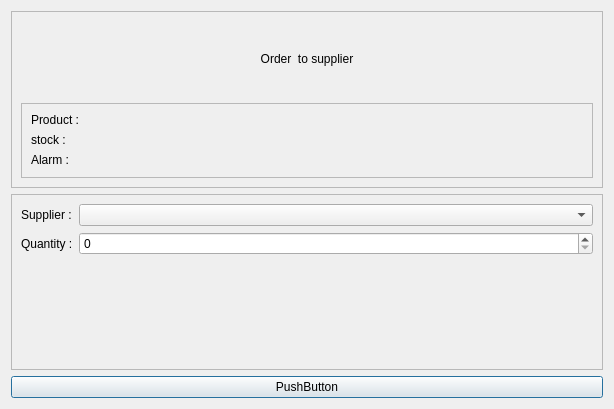
<?xml version="1.0" encoding="UTF-8"?>
<ui version="4.0">
 <class>SupplierOrderDialog</class>
 <widget class="QDialog" name="SupplierOrderDialog">
  <property name="geometry">
   <rect>
    <x>0</x>
    <y>0</y>
    <width>614</width>
    <height>409</height>
   </rect>
  </property>
  <property name="windowTitle">
   <string>Dialog</string>
  </property>
  <layout class="QVBoxLayout" name="verticalLayout">
   <item>
    <widget class="QFrame" name="frame_information">
     <property name="frameShape">
      <enum>QFrame::StyledPanel</enum>
     </property>
     <property name="frameShadow">
      <enum>QFrame::Raised</enum>
     </property>
     <layout class="QVBoxLayout" name="verticalLayout_2">
      <item>
       <widget class="QLabel" name="label_title">
        <property name="text">
         <string>Order  to supplier</string>
        </property>
        <property name="alignment">
         <set>Qt::AlignCenter</set>
        </property>
       </widget>
      </item>
      <item>
       <widget class="QFrame" name="frame">
        <property name="frameShape">
         <enum>QFrame::StyledPanel</enum>
        </property>
        <property name="frameShadow">
         <enum>QFrame::Raised</enum>
        </property>
        <layout class="QFormLayout" name="formLayout_2">
         <item row="0" column="0">
          <widget class="QLabel" name="label_product">
           <property name="text">
            <string>Product :</string>
           </property>
          </widget>
         </item>
         <item row="1" column="0">
          <widget class="QLabel" name="label_stock">
           <property name="text">
            <string>stock :</string>
           </property>
          </widget>
         </item>
         <item row="2" column="0">
          <widget class="QLabel" name="label_alarm">
           <property name="text">
            <string>Alarm :</string>
           </property>
          </widget>
         </item>
         <item row="0" column="1">
          <widget class="QLabel" name="label_productValue">
           <property name="text">
            <string/>
           </property>
          </widget>
         </item>
         <item row="1" column="1">
          <widget class="QLabel" name="label_stockValue">
           <property name="text">
            <string/>
           </property>
          </widget>
         </item>
         <item row="2" column="1">
          <widget class="QLabel" name="label_alarmValue">
           <property name="text">
            <string/>
           </property>
          </widget>
         </item>
        </layout>
       </widget>
      </item>
     </layout>
    </widget>
   </item>
   <item>
    <widget class="QFrame" name="frame_form">
     <property name="frameShape">
      <enum>QFrame::StyledPanel</enum>
     </property>
     <property name="frameShadow">
      <enum>QFrame::Raised</enum>
     </property>
     <layout class="QFormLayout" name="formLayout">
      <item row="0" column="0">
       <widget class="QLabel" name="label_supplier">
        <property name="text">
         <string>Supplier :</string>
        </property>
       </widget>
      </item>
      <item row="1" column="0">
       <widget class="QLabel" name="label_quantity">
        <property name="text">
         <string>Quantity :</string>
        </property>
       </widget>
      </item>
      <item row="0" column="1">
       <widget class="QComboBox" name="comboBox"/>
      </item>
      <item row="1" column="1">
       <widget class="QSpinBox" name="spinBox"/>
      </item>
     </layout>
    </widget>
   </item>
   <item>
    <widget class="QPushButton" name="button_validate">
     <property name="text">
      <string>PushButton</string>
     </property>
    </widget>
   </item>
  </layout>
 </widget>
 <resources/>
 <connections/>
</ui>
